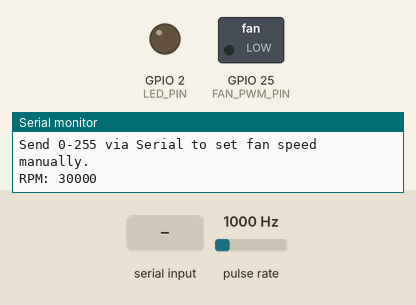
Simulated run of this sketch. Board: ESP32. Shown: switched loads named in the sketch (green lamp = pin HIGH), output pins drawn as LEDs (lit = HIGH), the last lines printed to the serial monitor. Wiring (inferred from the names in the program): pulse sensor: data GPIO 26. The test bench sets the inputs (shaded band); at power-on: pulse rate 1000 Hz.

Above: at 18.4 s.
18.5 s: "90,45\n" received over Serial
At 19.1 s:
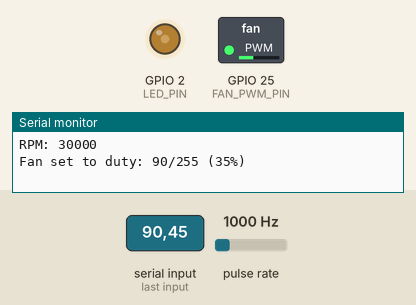
20.0 s: "0\n" received over Serial
At 20.3 s:
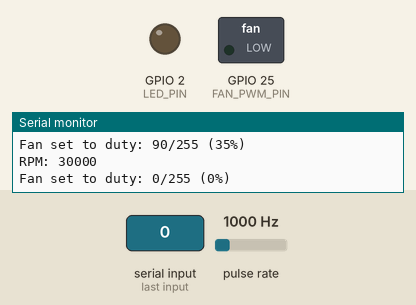
21.5 s: "90\n" received over Serial
At 22.6 s:
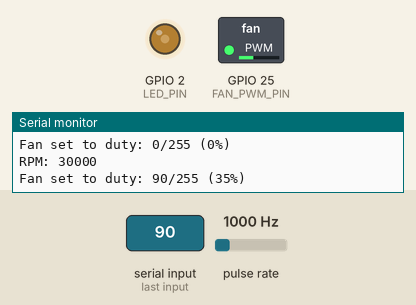
Timing chart, 0 to 24.5 s (numbered marks = the images above; inputs shaded):
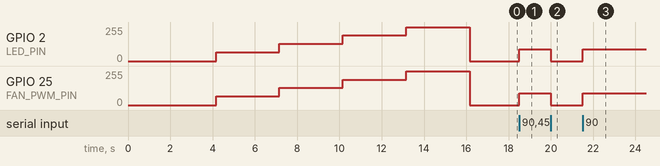

The sketch:

esp32_fan_test.ino
```cpp
/*
 * ============================================================
 *  ESP32 Fan Test — BlockChain Air Purifier
 * ============================================================
 *  Tests the purifier fan at multiple speed levels using PWM.
 *  Reads back RPM via a tachometer wire (if available) to
 *  confirm the fan is spinning correctly.
 *
 *  Wiring:
 *    ESP32 GPIO 25  →  MOSFET gate (controls fan power)
 *    ESP32 GPIO 26  →  Fan TACH wire (optional, for RPM read)
 *    Fan VCC        →  12 V supply (through MOSFET drain)
 *    Fan GND        →  Common ground with ESP32
 *
 *  Open Serial Monitor at 115200 baud to see results.
 * ============================================================
 */

// ── Pin Definitions ──────────────────────────────────────────
#define FAN_PWM_PIN     25    // PWM output to MOSFET gate
#define FAN_TACH_PIN    26    // Tachometer input (optional)
#define LED_PIN         2     // Built-in LED for visual status

// ── PWM Configuration ────────────────────────────────────────
#define PWM_FREQUENCY   25000 // 25 kHz — standard for 4-pin fans
#define PWM_RESOLUTION  8     // 8-bit → duty 0–255

// ── Tachometer ───────────────────────────────────────────────
volatile unsigned long tachPulseCount = 0;
unsigned long lastRpmCalcTime = 0;
float currentRpm = 0.0;

// ── Test Parameters ──────────────────────────────────────────
const int testSpeeds[] = {0, 64, 128, 192, 255}; // 0%, 25%, 50%, 75%, 100%
const char* speedLabels[] = {"OFF (0%)", "LOW (25%)", "MED (50%)", "HIGH (75%)", "MAX (100%)"};
const int numTests = 5;
const unsigned long RAMP_HOLD_MS = 3000; // hold each speed for 3 seconds

// ── State ────────────────────────────────────────────────────
bool tachAvailable = false;

// ══════════════════════════════════════════════════════════════
//  Tachometer ISR — counts pulses from the fan's TACH wire
// ══════════════════════════════════════════════════════════════
void IRAM_ATTR tachISR() {
  tachPulseCount++;
}

// ══════════════════════════════════════════════════════════════
//  Calculate RPM from pulse count
//  Most fans emit 2 pulses per revolution.
// ══════════════════════════════════════════════════════════════
float calculateRPM() {
  unsigned long now = millis();
  unsigned long elapsed = now - lastRpmCalcTime;

  if (elapsed < 500) return currentRpm; // wait at least 500ms

  noInterrupts();
  unsigned long pulses = tachPulseCount;
  tachPulseCount = 0;
  interrupts();

  // RPM = (pulses / 2) * (60000 / elapsed_ms)
  float rpm = (pulses / 2.0) * (60000.0 / elapsed);
  lastRpmCalcTime = now;
  currentRpm = rpm;
  return rpm;
}

// ══════════════════════════════════════════════════════════════
//  Set fan speed (0–255)
// ══════════════════════════════════════════════════════════════
void setFanSpeed(int duty) {
  duty = constrain(duty, 0, 255);
  ledcWrite(FAN_PWM_PIN, duty);

  // LED brightness mirrors fan speed for visual feedback
  analogWrite(LED_PIN, duty);
}

// ══════════════════════════════════════════════════════════════
//  Print a separator line
// ══════════════════════════════════════════════════════════════
void printSeparator() {
  Serial.println("────────────────────────────────────────────");
}

// ══════════════════════════════════════════════════════════════
//  SETUP
// ══════════════════════════════════════════════════════════════
void setup() {
  Serial.begin(115200);
  delay(1000);

  Serial.println();
  Serial.println("╔══════════════════════════════════════════╗");
  Serial.println("║   ESP32 Fan Test — Air Purifier v1.0     ║");
  Serial.println("╚══════════════════════════════════════════╝");
  Serial.println();

  // Configure PWM (ESP32 Arduino Core v3.x API)
  ledcAttach(FAN_PWM_PIN, PWM_FREQUENCY, PWM_RESOLUTION);
  setFanSpeed(0); // start with fan off

  // Configure LED
  pinMode(LED_PIN, OUTPUT);

  // Configure tachometer (optional)
  pinMode(FAN_TACH_PIN, INPUT_PULLUP);

  // Check if tach wire is connected (if pin reads LOW, likely connected)
  delay(100);
  int tachRead = digitalRead(FAN_TACH_PIN);
  tachAvailable = true; // assume available, will validate during test
  attachInterrupt(digitalPinToInterrupt(FAN_TACH_PIN), tachISR, FALLING);
  lastRpmCalcTime = millis();

  Serial.println("Configuration:");
  Serial.printf("  PWM Pin:       GPIO %d\n", FAN_PWM_PIN);
  Serial.printf("  Tach Pin:      GPIO %d\n", FAN_TACH_PIN);
  Serial.printf("  PWM Frequency: %d Hz\n", PWM_FREQUENCY);
  Serial.printf("  PWM Resolution: %d-bit (0–255)\n", PWM_RESOLUTION);
  Serial.println();

  // ── Run the test sequence ────────────────────────────────
  runFanTest();
}

// ══════════════════════════════════════════════════════════════
//  Main Fan Test Sequence
// ══════════════════════════════════════════════════════════════
void runFanTest() {
  Serial.println("Starting fan test sequence...");
  Serial.println("Each speed level is held for 3 seconds.");
  Serial.println();
  printSeparator();
  Serial.printf(" %-12s │ %-9s │ %-10s │ %s\n", "Speed", "Duty", "RPM", "Status");
  printSeparator();

  int passCount = 0;
  int failCount = 0;

  for (int i = 0; i < numTests; i++) {
    int duty = testSpeeds[i];
    const char* label = speedLabels[i];

    // Set the speed
    setFanSpeed(duty);

    // Reset tach counter
    noInterrupts();
    tachPulseCount = 0;
    interrupts();
    lastRpmCalcTime = millis();

    // Wait for fan to stabilize
    delay(RAMP_HOLD_MS);

    // Read RPM
    float rpm = calculateRPM();

    // Determine pass/fail
    bool pass = false;
    if (duty == 0) {
      // Fan should be stopped (RPM near zero)
      pass = (rpm < 100);
    } else {
      // Fan should be spinning (RPM > 200 for any non-zero duty)
      pass = (rpm > 200);
    }

    // If tach gives 0 for all, it might not be connected
    const char* status;
    if (duty > 0 && rpm < 1.0) {
      status = "⚠ NO TACH";
    } else if (pass) {
      status = "✅ PASS";
      passCount++;
    } else {
      status = "❌ FAIL";
      failCount++;
    }

    Serial.printf(" %-12s │ %3d/255   │ %7.0f    │ %s\n", label, duty, rpm, status);
  }

  printSeparator();

  // ── Final fan-off ──────────────────────────────────────
  setFanSpeed(0);
  delay(1000);
  float finalRpm = calculateRPM();

  Serial.println();
  Serial.println("Fan stopped. Verifying coast-down...");
  Serial.printf("  RPM after stop: %.0f\n", finalRpm);

  if (finalRpm < 100) {
    Serial.println("  Coast-down: ✅ PASS (fan stopped correctly)");
    passCount++;
  } else {
    Serial.println("  Coast-down: ❌ FAIL (fan still spinning!)");
    failCount++;
  }

  // ── Summary ────────────────────────────────────────────
  Serial.println();
  Serial.println("╔════════════════════════════════════╗");
  Serial.println("║         TEST SUMMARY               ║");
  Serial.println("╠════════════════════════════════════╣");
  Serial.printf( "║  PASSED: %d                         ║\n", passCount);
  Serial.printf( "║  FAILED: %d                         ║\n", failCount);

  if (failCount == 0) {
    Serial.println("║                                    ║");
    Serial.println("║  ✅ FAN IS WORKING CORRECTLY       ║");
  } else {
    Serial.println("║                                    ║");
    Serial.println("║  ❌ FAN HAS ISSUES — CHECK WIRING  ║");
  }

  Serial.println("╚════════════════════════════════════╝");
  Serial.println();

  // ── Troubleshooting guide ──────────────────────────────
  if (failCount > 0) {
    Serial.println("Troubleshooting:");
    Serial.println("  1. Check 12V power supply to the fan");
    Serial.println("  2. Verify MOSFET gate is on GPIO 25");
    Serial.println("  3. Ensure common ground between ESP32 and fan");
    Serial.println("  4. Check MOSFET is not burnt out");
    Serial.println("  5. Try a different fan to rule out motor failure");
    Serial.println();
  }

  Serial.println("Entering continuous monitor mode...");
  Serial.println("Send 0-255 via Serial to set fan speed manually.");
  Serial.println();
}

// ══════════════════════════════════════════════════════════════
//  LOOP — Manual speed control via Serial
// ══════════════════════════════════════════════════════════════
void loop() {
  // Check for serial input (manual speed override)
  if (Serial.available() > 0) {
    String input = Serial.readStringUntil('\n');
    input.trim();

    int duty = input.toInt();
    if (duty >= 0 && duty <= 255) {
      setFanSpeed(duty);
      Serial.printf("Fan set to duty: %d/255 (%d%%)\n", duty, (duty * 100) / 255);
    } else {
      Serial.println("Invalid input. Send a value between 0 and 255.");
    }
  }

  // Print RPM every 2 seconds
  static unsigned long lastPrint = 0;
  if (millis() - lastPrint > 2000) {
    float rpm = calculateRPM();
    Serial.printf("RPM: %.0f\n", rpm);
    lastPrint = millis();
  }
}
```

Measured:
- after the input at 18.5 s, GPIO 2 (LED_PIN), GPIO 25 (FAN_PWM_PIN): 0/255 → 90/255 at once
- after the input at 20.0 s, GPIO 2 (LED_PIN), GPIO 25 (FAN_PWM_PIN): 90/255 → 0/255 at once
- after the input at 21.5 s, GPIO 2 (LED_PIN), GPIO 25 (FAN_PWM_PIN): 0/255 → 90/255 at once
